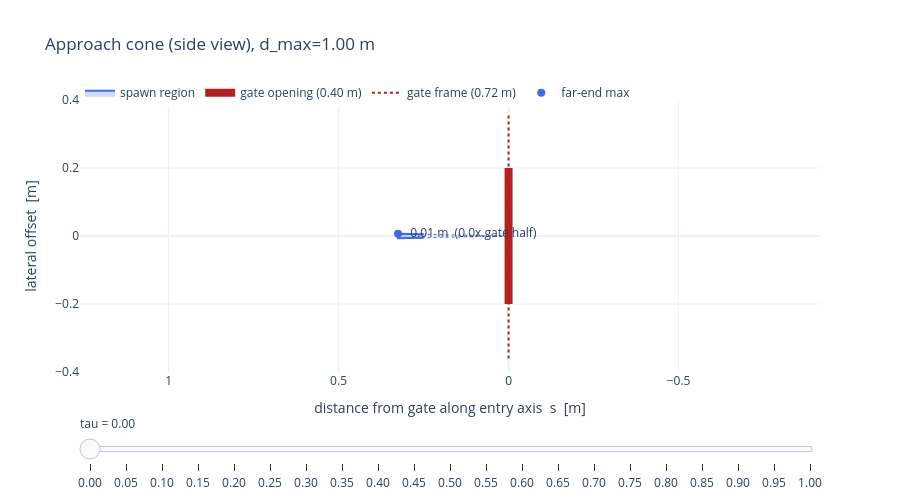

The code cell stored with this chart in its notebook:
### Markdown cell above
## 3. Cone shape vs gate size — side view (cross-section)

The single most useful view: a slice through the cone axis. **Drag the `tau` slider.**

- **x-axis** = distance from the gate along the entry axis (`s`); the gate plane is at `x = 0` (right edge — the drone flies right→through the gate).
- **y-axis** = lateral offset from the gate axis.
- The **thick red bar at x=0** is the gate opening (±0.20 m); the thin dotted bar is the outer frame.
- The **shaded wedge** is where cone spawns can land: at distance `s` the lateral offset reaches up to `s * tan(kappa*theta_max)`, between `d_min` and `s_hi = d_min + kappa*(d_max - d_min)`.
- The marker labels the **max off-axis offset at the far end** as a multiple of the gate half-opening — the alignment the policy must correct.

Segment length is fixed at `d_max = d_max_cap` (the worst case); edit `D_MAX` below to inspect shorter segments.

### Code cell
D_MAX = cfg.d_max_cap  # segment length to visualise (<= cfg.d_max_cap)


def _side_traces(tau: float, d_max: float) -> list:
    kap = float(kappa_schedule(tau, cfg))
    th = kap * cfg.theta_max
    d_min = cfg.d_min
    s_hi = max(d_min + kap * (d_max - d_min), d_min + 1e-3)
    s = np.linspace(d_min, s_hi, 120)
    r = s * np.tan(th)
    far = s_hi * np.tan(th)
    xpoly = np.concatenate([s, s[::-1]])
    ypoly = np.concatenate([r, -r[::-1]])
    s_full = np.linspace(0.0, s_hi, 40)
    return [
        go.Scatter(
            x=xpoly,
            y=ypoly,
            fill="toself",
            mode="lines",
            line=dict(color="royalblue"),
            fillcolor="rgba(65,105,225,0.25)",
            name="spawn region",
        ),
        go.Scatter(
            x=s_full,
            y=s_full * np.tan(th),
            mode="lines",
            line=dict(color="royalblue", dash="dot", width=1),
            showlegend=False,
        ),
        go.Scatter(
            x=s_full,
            y=-s_full * np.tan(th),
            mode="lines",
            line=dict(color="royalblue", dash="dot", width=1),
            showlegend=False,
        ),
        go.Scatter(
            x=[0, 0],
            y=[-GATE_HALF, GATE_HALF],
            mode="lines",
            line=dict(color="firebrick", width=8),
            name="gate opening (0.40 m)",
        ),
        go.Scatter(
            x=[0, 0],
            y=[-GATE_OUTER / 2, GATE_OUTER / 2],
            mode="lines",
            line=dict(color="firebrick", width=2, dash="dot"),
            name="gate frame (0.72 m)",
        ),
        go.Scatter(
            x=[s_hi],
            y=[far],
            mode="markers+text",
            text=[f"  {far:.2f} m  ({far / GATE_HALF:.1f}x gate half)"],
            textposition="middle right",
            marker=dict(color="royalblue", size=8),
            name="far-end max",
        ),
    ]


frames = [go.Frame(data=_side_traces(t, D_MAX), name=f"{t:.2f}") for t in TAU_GRID]
fig = go.Figure(data=_side_traces(TAU_GRID[0], D_MAX), frames=frames)
fig.update_xaxes(
    autorange="reversed", title="distance from gate along entry axis  s  [m]", zeroline=True
)
fig.update_yaxes(scaleanchor="x", scaleratio=1, title="lateral offset  [m]")
fig.update_layout(
    height=500,
    template="plotly_white",
    title=f"Approach cone (side view), d_max={D_MAX:.2f} m",
    sliders=_tau_slider(frames),
    legend=dict(orientation="h", y=1.08),
)
fig.show()

### Figure 1 — Plotly figure (JSON) as saved in the notebook; plotly's stock layout.template omitted (floating-point values rounded to 4 significant figures; data arrays with more than 128 entries replaced by an {"elided": "..."} marker saying what was removed)
{"data": [{"fill": "toself", "fillcolor": "rgba(65,105,225,0.25)", "line": {"color": "royalblue"}, "mode": "lines", "name": "spawn region", "type": "scatter", "x": {"elided": "240 float values"}, "y": {"elided": "240 float values"}}, {"line": {"color": "royalblue", "dash": "dot", "width": 1}, "mode": "lines", "showlegend": false, "type": "scatter", "x": [0.0, 0.008333, 0.01667, 0.025, 0.03333, 0.04167, 0.05, 0.05833, 0.06667, 0.075, 0.08333, 0.09167, 0.1, 0.1083, 0.1167, 0.125, 0.1333, 0.1417, 0.15, 0.1583, 0.1667, 0.175, 0.1833, 0.1917, 0.2, 0.2083, 0.2167, 0.225, 0.2333, 0.2417, 0.25, 0.2583, 0.2667, 0.275, 0.2833, 0.2917, 0.3, 0.3083, 0.3167, 0.325], "y": [0.0, 0.0001667, 0.0003334, 0.0005001, 0.0006668, 0.0008334, 0.001, 0.001167, 0.001334, 0.0015, 0.001667, 0.001834, 0.002, 0.002167, 0.002334, 0.0025, 0.002667, 0.002834, 0.003, 0.003167, 0.003334, 0.0035, 0.003667, 0.003834, 0.004001, 0.004167, 0.004334, 0.004501, 0.004667, 0.004834, 0.005001, 0.005167, 0.005334, 0.005501, 0.005667, 0.005834, 0.006001, 0.006167, 0.006334, 0.006501]}, {"line": {"color": "royalblue", "dash": "dot", "width": 1}, "mode": "lines", "showlegend": false, "type": "scatter", "x": [0.0, 0.008333, 0.01667, 0.025, 0.03333, 0.04167, 0.05, 0.05833, 0.06667, 0.075, 0.08333, 0.09167, 0.1, 0.1083, 0.1167, 0.125, 0.1333, 0.1417, 0.15, 0.1583, 0.1667, 0.175, 0.1833, 0.1917, 0.2, 0.2083, 0.2167, 0.225, 0.2333, 0.2417, 0.25, 0.2583, 0.2667, 0.275, 0.2833, 0.2917, 0.3, 0.3083, 0.3167, 0.325], "y": [-0.0, -0.0001667, -0.0003334, -0.0005001, -0.0006668, -0.0008334, -0.001, -0.001167, -0.001334, -0.0015, -0.001667, -0.001834, -0.002, -0.002167, -0.002334, -0.0025, -0.002667, -0.002834, -0.003, -0.003167, -0.003334, -0.0035, -0.003667, -0.003834, -0.004001, -0.004167, -0.004334, -0.004501, -0.004667, -0.004834, -0.005001, -0.005167, -0.005334, -0.005501, -0.005667, -0.005834, -0.006001, -0.006167, -0.006334, -0.006501]}, {"line": {"color": "firebrick", "width": 8}, "mode": "lines", "name": "gate opening (0.40 m)", "type": "scatter", "x": [0, 0], "y": [-0.2, 0.2]}, {"line": {"color": "firebrick", "dash": "dot", "width": 2}, "mode": "lines", "name": "gate frame (0.72 m)", "type": "scatter", "x": [0, 0], "y": [-0.36, 0.36]}, {"marker": {"color": "royalblue", "size": 8}, "mode": "markers+text", "name": "far-end max", "text": ["  0.01 m  (0.0x gate half)"], "textposition": "middle right", "type": "scatter", "x": [0.325], "y": [0.006501]}], "layout": {"height": 500, "legend": {"orientation": "h", "y": 1.08}, "sliders": [{"active": 0, "currentvalue": {"prefix": "tau = "}, "pad": {"t": 40}, "steps": [{"args": [["0.00"], {"frame": {"duration": 0, "redraw": true}, "mode": "immediate", "transition": {"duration": 0}}], "label": "0.00", "method": "animate"}, {"args": [["0.05"], {"frame": {"duration": 0, "redraw": true}, "mode": "immediate", "transition": {"duration": 0}}], "label": "0.05", "method": "animate"}, {"args": [["0.10"], {"frame": {"duration": 0, "redraw": true}, "mode": "immediate", "transition": {"duration": 0}}], "label": "0.10", "method": "animate"}, {"args": [["0.15"], {"frame": {"duration": 0, "redraw": true}, "mode": "immediate", "transition": {"duration": 0}}], "label": "0.15", "method": "animate"}, {"args": [["0.20"], {"frame": {"duration": 0, "redraw": true}, "mode": "immediate", "transition": {"duration": 0}}], "label": "0.20", "method": "animate"}, {"args": [["0.25"], {"frame": {"duration": 0, "redraw": true}, "mode": "immediate", "transition": {"duration": 0}}], "label": "0.25", "method": "animate"}, {"args": [["0.30"], {"frame": {"duration": 0, "redraw": true}, "mode": "immediate", "transition": {"duration": 0}}], "label": "0.30", "method": "animate"}, {"args": [["0.35"], {"frame": {"duration": 0, "redraw": true}, "mode": "immediate", "transition": {"duration": 0}}], "label": "0.35", "method": "animate"}, {"args": [["0.40"], {"frame": {"duration": 0, "redraw": true}, "mode": "immediate", "transition": {"duration": 0}}], "label": "0.40", "method": "animate"}, {"args": [["0.45"], {"frame": {"duration": 0, "redraw": true}, "mode": "immediate", "transition": {"duration": 0}}], "label": "0.45", "method": "animate"}, {"args": [["0.50"], {"frame": {"duration": 0, "redraw": true}, "mode": "immediate", "transition": {"duration": 0}}], "label": "0.50", "method": "animate"}, {"args": [["0.55"], {"frame": {"duration": 0, "redraw": true}, "mode": "immediate", "transition": {"duration": 0}}], "label": "0.55", "method": "animate"}, {"args": [["0.60"], {"frame": {"duration": 0, "redraw": true}, "mode": "immediate", "transition": {"duration": 0}}], "label": "0.60", "method": "animate"}, {"args": [["0.65"], {"frame": {"duration": 0, "redraw": true}, "mode": "immediate", "transition": {"duration": 0}}], "label": "0.65", "method": "animate"}, {"args": [["0.70"], {"frame": {"duration": 0, "redraw": true}, "mode": "immediate", "transition": {"duration": 0}}], "label": "0.70", "method": "animate"}, {"args": [["0.75"], {"frame": {"duration": 0, "redraw": true}, "mode": "immediate", "transition": {"duration": 0}}], "label": "0.75", "method": "animate"}, {"args": [["0.80"], {"frame": {"duration": 0, "redraw": true}, "mode": "immediate", "transition": {"duration": 0}}], "label": "0.80", "method": "animate"}, {"args": [["0.85"], {"frame": {"duration": 0, "redraw": true}, "mode": "immediate", "transition": {"duration": 0}}], "label": "0.85", "method": "animate"}, {"args": [["0.90"], {"frame": {"duration": 0, "redraw": true}, "mode": "immediate", "transition": {"duration": 0}}], "label": "0.90", "method": "animate"}, {"args": [["0.95"], {"frame": {"duration": 0, "redraw": true}, "mode": "immediate", "transition": {"duration": 0}}], "label": "0.95", "method": "animate"}, {"args": [["1.00"], {"frame": {"duration": 0, "redraw": true}, "mode": "immediate", "transition": {"duration": 0}}], "label": "1.00", "method": "animate"}]}], "title": {"text": "Approach cone (side view), d_max=1.00 m"}, "xaxis": {"autorange": "reversed", "title": {"text": "distance from gate along entry axis  s  [m]"}, "zeroline": true}, "yaxis": {"scaleanchor": "x", "scaleratio": 1, "title": {"text": "lateral offset  [m]"}}}}
